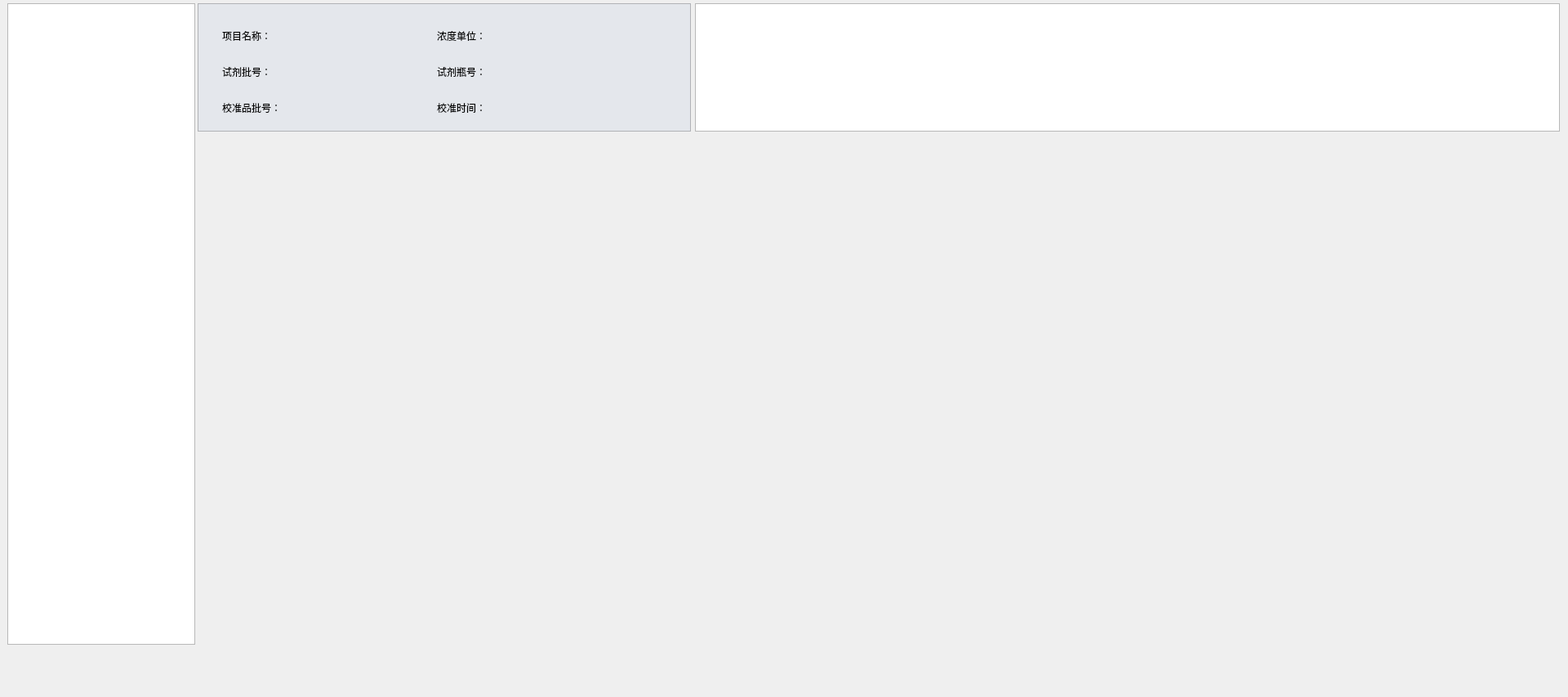
<?xml version="1.0" encoding="UTF-8"?>
<ui version="4.0">
 <class>ImCalHisWidget</class>
 <widget class="QWidget" name="ImCalHisWidget">
  <property name="geometry">
   <rect>
    <x>0</x>
    <y>0</y>
    <width>1920</width>
    <height>853</height>
   </rect>
  </property>
  <property name="windowTitle">
   <string>ImCalHisWidget</string>
  </property>
  <widget class="QTableWidget" name="AssayNameTbl">
   <property name="geometry">
    <rect>
     <x>9</x>
     <y>4</y>
     <width>230</width>
     <height>785</height>
    </rect>
   </property>
   <property name="showGrid">
    <bool>false</bool>
   </property>
   <attribute name="verticalHeaderDefaultSectionSize">
    <number>46</number>
   </attribute>
  </widget>
  <widget class="QTableWidget" name="CalRltTbl">
   <property name="geometry">
    <rect>
     <x>851</x>
     <y>4</y>
     <width>1059</width>
     <height>157</height>
    </rect>
   </property>
   <property name="showGrid">
    <bool>false</bool>
   </property>
   <attribute name="verticalHeaderDefaultSectionSize">
    <number>37</number>
   </attribute>
  </widget>
  <widget class="QWidget" name="CalHisCurveWgt" native="true">
   <property name="geometry">
    <rect>
     <x>242</x>
     <y>166</y>
     <width>1668</width>
     <height>621</height>
    </rect>
   </property>
  </widget>
  <widget class="QFrame" name="CalInfoFrame">
   <property name="geometry">
    <rect>
     <x>242</x>
     <y>4</y>
     <width>604</width>
     <height>157</height>
    </rect>
   </property>
   <property name="styleSheet">
    <string notr="true">background-color: #e4e7ec;</string>
   </property>
   <property name="frameShape">
    <enum>QFrame::StyledPanel</enum>
   </property>
   <property name="frameShadow">
    <enum>QFrame::Raised</enum>
   </property>
   <widget class="QLabel" name="RgntLotLab">
    <property name="geometry">
     <rect>
      <x>30</x>
      <y>74</y>
      <width>100</width>
      <height>20</height>
     </rect>
    </property>
    <property name="text">
     <string>试剂批号：</string>
    </property>
   </widget>
   <widget class="QLabel" name="AssayNameLab">
    <property name="geometry">
     <rect>
      <x>30</x>
      <y>30</y>
      <width>100</width>
      <height>20</height>
     </rect>
    </property>
    <property name="text">
     <string>项目名称：</string>
    </property>
   </widget>
   <widget class="QLabel" name="ConcUnitLab">
    <property name="geometry">
     <rect>
      <x>293</x>
      <y>30</y>
      <width>80</width>
      <height>20</height>
     </rect>
    </property>
    <property name="text">
     <string>浓度单位：</string>
    </property>
   </widget>
   <widget class="QLabel" name="CalLotLab">
    <property name="geometry">
     <rect>
      <x>30</x>
      <y>118</y>
      <width>100</width>
      <height>20</height>
     </rect>
    </property>
    <property name="text">
     <string>校准品批号：</string>
    </property>
   </widget>
   <widget class="QLabel" name="CalTimeLab">
    <property name="geometry">
     <rect>
      <x>293</x>
      <y>118</y>
      <width>80</width>
      <height>20</height>
     </rect>
    </property>
    <property name="text">
     <string>校准时间：</string>
    </property>
   </widget>
   <widget class="QLabel" name="RgntBnLab">
    <property name="geometry">
     <rect>
      <x>293</x>
      <y>74</y>
      <width>80</width>
      <height>20</height>
     </rect>
    </property>
    <property name="text">
     <string>试剂瓶号：</string>
    </property>
   </widget>
  </widget>
 </widget>
 <layoutdefault spacing="6" margin="11"/>
 <resources/>
 <connections/>
</ui>
